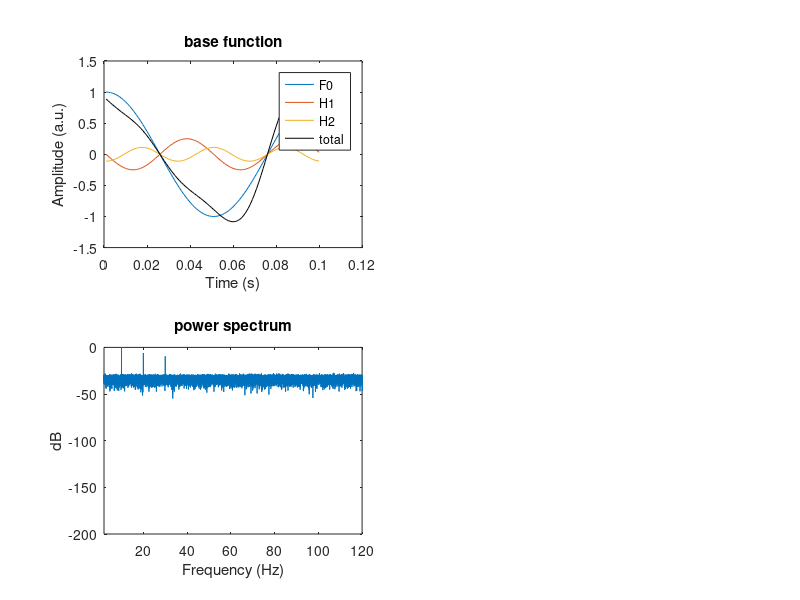

This figure's MATLAB source: (Note: this script raises an error after producing the figure.)
%% Figure 4A
% Simulated data with spurious phase-amplitude coupling using 3 harmonics
% with no frequency fluctuations with phase difference = (j-1) * pi/2
%
% Lozano-Soldevilla, D., ter Huurne, N., and Oostenveld, R. (2016).
% Neuronal Oscillations with Non-sinusoidal Morphology Produce Spurious
% Phase-to-Amplitude Coupling and Directionality. Front. Comput. Neurosci.
% 10.
%
% The code below uses the following wave equation to generate a low
% frequency signal with harmonics:
%
% signal = (1/j^2)*cos(j*f*2*pi*t + (j-1) * phi; See formula 10 in Lozano-Soldevilla et al., 2016
%
% where j index the n-harmonic of frequency f weighted a specific phase
% phi. (j-1) * phi determines the wave morphology:
%   - phi of (j-1) * pi/2 over the sum of  j-th harmonics generates a
%   left-sided sawtooth wave 
%   - phi of (j-1) * 3*pi/2 over the sum of j-th generates a 
%   right-sided sawtooth wave
%   - phi of (j-1) * 2*pi over the sum of j-th generates an
%   amplitude asymmetric waveform
%
% The simulations below used the fundamental and the firsts two harmonics
% (i.e. j = 3)
%
% The normalization factor 1/j^2 gives more weight the lower frequencies
% yielding the harmonic time series more curved shape that decrease the
% spurious cross-frequency spurious coupling due to sharp edge artifacts
% (Kramer et al 2008 J Neurosci Methods).
%
% For more details on harmonic wave generation see sections 3.3 and 3.4 in
% Maccarone, T. J. (2013). The biphase explained: understanding the
% asymmetries in coupled Fourier components of astronomical time series.
% Monthly Notices of the Royal Astronomical Society, 435(4), 3547-3558.
% doi: 10.1093/mnras/stt1546
%

dt = 0.001;
fsample = 1/dt;
t0 = 0.1;
s=[];

for i = 1:1800;
  
  f = 1/(t0);     % create low frequency signal with no period fluctuation (i.e. constant frequecy)
  t = 0:dt:1/f-dt;
  
  tmp=zeros(1,size(t,2));
  har=[];
  for j=1:3;
    har(j,:) = ((1/j^2)*cos(j*f*2*pi*t + (j-1) * pi/2)); % Maccarone 2013 MNRAS equation, see formula 10 in Lozano-Soldevilla et al., 2016
    tmp = tmp + har(j,:);
  end
  s = [s tmp];
end

t1 = (1:size(har,2))./fsample;
figure;
subplot(221);plot(t1,har');xlim([0 0.1]);hold all;
subplot(221);plot(t1,sum(har,1)','Color','k');xlim([0 0.1]);
legend('F0','H1','H2','total');
title('base function');
xlabel('Time (s)');
ylabel('Amplitude (a.u.)');
xlim([0 0.12]);

N = length(s);
t = (1:N)./fsample;
s = s + 0.1*randn(1,N); % add noise to the signal

% compute spectral power of the signal
df = 1.0 / (N*dt);
faxis = (0:N/2)*df;
pow = abs(fft(s.*hann(N)'-mean(s.*hann(N)')));
pow = pow(1:N/2+1);
pow = 10.0*log10(pow / max(pow));

subplot(223);plot(faxis,pow);xlim([2 120]);
title('power spectrum');
xlabel('Frequency (Hz)');
ylabel('dB');


%% create FieldTrip raw structure
data = [];
data.label{1}   = 'hp';
data.fsample    = fsample;
data.trial{1}   = s; clear s;
data.time{1}    = (1:size(data.trial{1},2))./data.fsample;
data.trialinfo  = [1];

cfg         = [];
cfg.length  = 2;
cfg.overlap = 0.5;
dataw = ft_redefinetrial(cfg,data); % cut data into epochs


%%
fy = 5:1:120;
fx = [0 30];
width = 5;
pad = 2;
freq = cfcoh(dataw,fy,fx,width,pad);

figure;
subplot(121);
imagesc(freq.fx,freq.fy,freq.COH,[0 1]);
title('Coherence');colorbar;axis xy;
set(gcf, 'Renderer', 'painters');
xlabel('Frequency phase (Hz)');
ylabel('Frequency amplitude (Hz)');

%%
fwidth = 4;
jack   = 1;
fx     = freq.fx(6:55);
psi    = cfd(freq,fx,fwidth,jack);

figure;
subplot(121);
imagesc(psi.time,psi.freq,squeeze(psi.PS./psi.PSstd),[-2.5 2.5]);
title('CFD');colorbar;axis xy;colormap('bluewhitered');
set(gcf, 'Renderer', 'painters');
xlabel('Frequency phase (Hz)');
ylabel('Frequency amplitude (Hz)');

%% bicoherence  
fy = 5:1:120;
fx = [5 30];
pad = 2;
bic2 = bicoh(dataw,fy,fx,pad);

figure;
subplot(121);imagesc(bic2.fx, bic2.fy, squeeze(bic2.powspctrm),[0 1]);
xlim([5 30]);
title('Bicoherence');colorbar;axis xy;
xlabel('Frequency (Hz)');
ylabel('Frequency (Hz)');
set(gcf, 'Renderer', 'painters');

